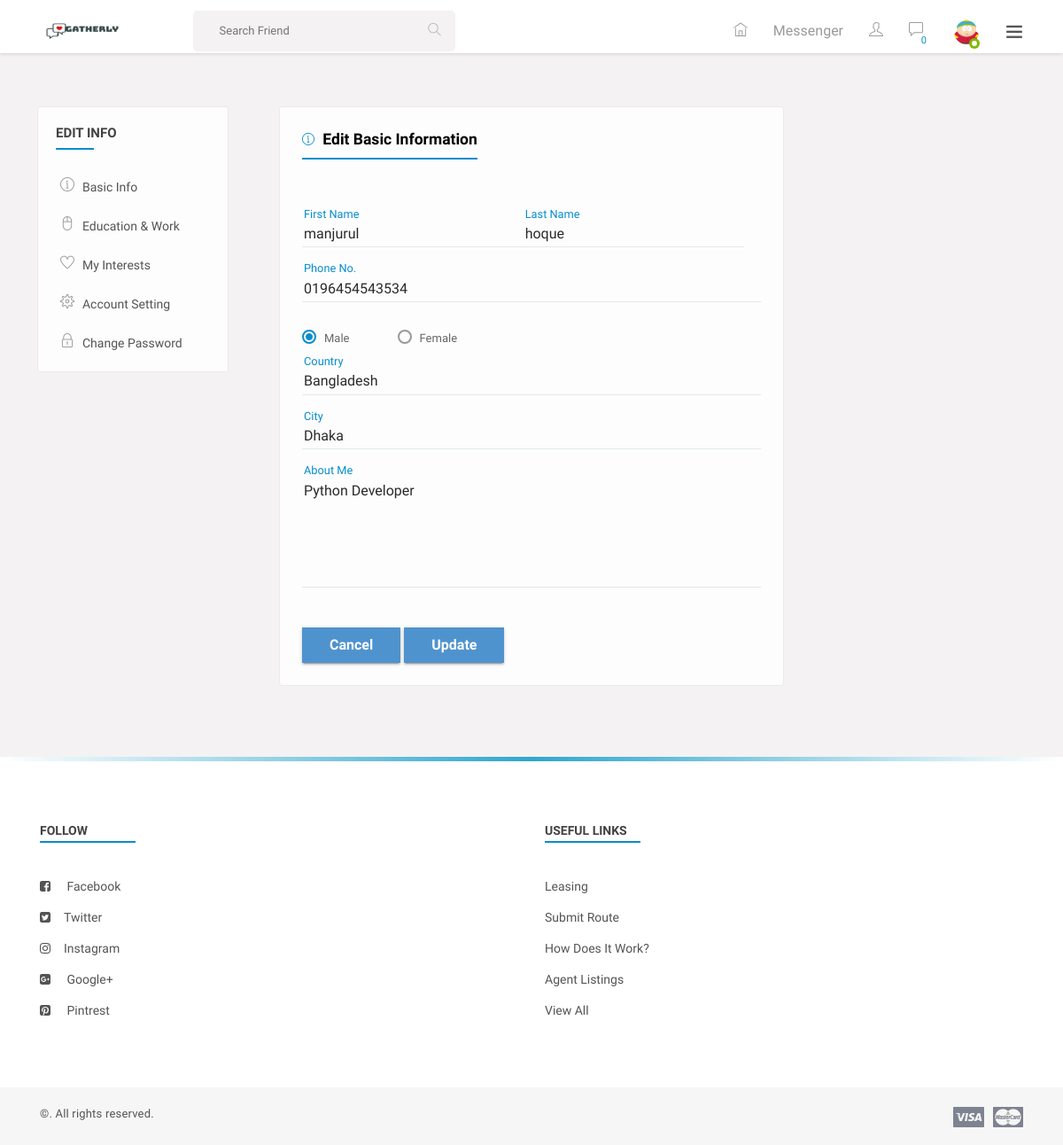
The page /timeline/edit-profile (signed in) on the database its author committed.
### accounts/models.py (models this page shows, shortened)
class User(AbstractUser):
    username = models.CharField(
        'username',
        max_length=50,
        unique=True,
        help_text='Required. 50 characters or fewer. Letters, digits and @/./+/-/_ only.',
        error_messages={
            'unique': "A user with that username already exists.",
        },
    )
    email = models.EmailField(unique=True, blank=False,
                              error_messages={
                                  'unique': "A user with that email already exists.",
                              })
    gender = models.CharField(max_length=20)
    status = models.BooleanField(default=False)
    about = models.TextField(blank=True)
    USERNAME_FIELD = "email"
    REQUIRED_FIELDS = ["username", "gender"]

### userprofile/models.py (models this page shows)
class Profile(models.Model):
    user = models.OneToOneField(User, on_delete=models.DO_NOTHING, related_name='profile')
    profile_image = models.ImageField(upload_to='avatars', default='avatars/guest.png')
    cover_image = models.ImageField(upload_to='avatars', default='avatars/cover.png')
    phone = models.CharField(max_length=20, blank=True)
    city = models.CharField(max_length=20, blank=True)
    country = models.CharField(max_length=20, blank=True)

### userprofile/views.py (the view, shortened to what this page needs)
# urls.py: path('edit-profile', ProfileEditView.as_view(), name="edit-profile"),
class ProfileEditView(UpdateView):
    model = Profile
    template_name = "profile/edit-my-profile.html"
    context_object_name = "profile"
    object = None
    fields = "__all__"
    def get_object(self, queryset=None):
        return self.request.user.profile

### templates/profile/edit-my-profile.html (shortened to what this page needs)
{% extends 'base.html' %}
{% block content %}
    <section>
        <div class="gap gray-bg">
            <div class="container-fluid">
                <div class="row">
                    <div class="col-lg-12">
                        <div class="row" id="page-contents">
                            <div class="col-lg-3">
                                <aside class="sidebar static">
                                    <div class="widget stick-widget">
                                        <h4 class="widget-title">Edit info</h4>
                                        <ul class="naves">
                                            <li>
                                                <i class="ti-info-alt"></i>
                                                <a href="edit-profile-basic.html" title="">Basic info</a>
                                            </li>
                                            <li>
                                                <i class="ti-mouse-alt"></i>
                                                <a href="edit-work-eductation.html" title="">Education & Work</a>
                                            </li>
                                            <li>
                                                <i class="ti-heart"></i>
                                                <a href="edit-interest.html" title="">My interests</a>
                                            </li>
                                            <li>
                                                <i class="ti-settings"></i>
                                                <a href="edit-account-setting.html" title="">account setting</a>
                                            </li>
                                            <li>
                                                <i class="ti-lock"></i>
                                                <a href="edit-password.html" title="">change password</a>
                                            </li>
                                        </ul>
                                    </div>
                                </aside>
                            </div>
                            <div class="col-lg-6">
                                <div class="central-meta">
                                    <div class="editing-info">
                                        <h5 class="f-title"><i class="ti-info-alt"></i> Edit Basic Information</h5>
                                        <form method="post" action="">
                                            <div class="form-group half">
                                                <input type="text" id="input" name="first_name" required="required" value="{{ request.user.first_name }}"/>
                                                <label class="control-label" for="input">First Name</label><i class="mtrl-select"></i>
                                            </div>
                                            <div class="form-group half">
                                                <input type="text" name="last_name" required="required" value="{{ request.user.last_name }}"/>
                                                <label class="control-label" for="input">Last Name</label><i class="mtrl-select"></i>
                                            </div>
                                            <div class="form-group">
                                                <input type="text" name="phone" required="required" value="{{ profile.phone }}"/>
                                                <label class="control-label" for="input">Phone No.</label><i class="mtrl-select"></i>
                                            </div>
                                            <div class="form-radio">
                                                <div class="radio">
                                                    <label>
                                                        <input type="radio" {% if request.user.gender == "male" %} checked="checked" {% endif %} name="gender" value="male">Male
                                                    </label>
                                                </div>
                                                <div class="radio">
                                                    <label>
                                                        <input type="radio" {% if request.user.gender == "female" %} checked="checked" {% endif %} name="gender" value="female">Female
                                                    </label>
                                                </div>
                                            </div>
                                            <div class="form-group">
                                                <input type="text" name="country" required="required" value="{{ profile.country }}"/>
                                                <label class="control-label" for="input">Country</label><i class="mtrl-select"></i>
                                            </div>
                                            <div class="form-group">
                                                <input type="text" name="city" required="required" value="{{ profile.city }}"/>
                                                <label class="control-label" for="input">City</label><i class="mtrl-select"></i>
                                            </div>
                                            <div class="form-group">
                                                <textarea rows="4" id="textarea" required="required" name="about">{{ request.user.about }}</textarea>
                                                <label class="control-label" for="textarea">About Me</label><i class="mtrl-select"></i>
                                            </div>
                                            <div class="submit-btns">
                                                <button type="button" class="mtr-btn"><span>Cancel</span></button>
                                                <button type="submit" class="mtr-btn"><span>Update</span></button>
                                            </div>
                                        </form>
                                    </div>
                                </div>
                            </div>
                            <div class="col-lg-3">
                                <aside class="sidebar static">
                                </aside>
                            </div>
                        </div>
                    </div>
                </div>
            </div>
        </div>
    </section>
{% endblock %}

### templates/base.html (shortened to what this page needs)
{% load static %}
<!DOCTYPE html>
<html lang="en">
<head>
    {% include 'includes/stylesheets.html' %}
</head>
<body>
<div class="theme-layout">
    <div class="topbar stick">
        <div class="logo">
            <a title="" href="/"><img src="{% static 'images/logo.png' %}" alt="" style="height: 70px; width: 90px"></a>
        </div>
        <div class="top-area">
            <div class="top-search">
                <form method="post" class="">
                    <input type="text" placeholder="Search Friend">
                    <button data-ripple><i class="ti-search"></i></button>
                </form>
            </div>
            <ul class="setting-area">
                <li><a href="{% url 'core:home' %}" title="Home" data-ripple=""><i class="ti-home"></i></a></li>
                <li><a href="{% url 'communications:all-messages' %}" class="link">Messenger</a></li>
                <li>
                    <a href="#" title="Notification" data-ripple="">
                        <i class="ti-user"></i>
                    </a>
                </li>
                <li>
                    <a href="#" title="Messages" data-ripple=""><i class="ti-comment"></i><span id="total-like-comment-notifications">0</span></a>
                </li>
            </ul>
            <div class="user-img">
                <img src="{{ request.user.profile.profile_image.url }}" alt="" style="height: 40px; width: 40px;">
                <span class="status f-online"></span>
            </div>
            <span class="ti-menu main-menu" data-ripple=""></span>
        </div>
    </div>
    {% block content %}{% endblock %}
    <footer>
        <div class="container">
            <div class="row">
                <div class="col-lg-6 col-md-4">
                    <div class="widget">
                        <div class="widget-title"><h4>follow</h4></div>
                        <ul class="list-style">
                            <li><i class="fa fa-facebook-square"></i> <a href="https://web.facebook.com/shopcircut/" title="">facebook</a></li>
                            <li><i class="fa fa-twitter-square"></i><a href="https://twitter.com/login?lang=en" title="">twitter</a></li>
                            <li><i class="fa fa-instagram"></i><a href="https://www.instagram.com/?hl=en" title="">instagram</a></li>
                            <li><i class="fa fa-google-plus-square"></i> <a href="https://plus.google.com/discover" title="">Google+</a></li>
                            <li><i class="fa fa-pinterest-square"></i> <a href="https://www.pinterest.com/" title="">Pintrest</a></li>
                        </ul>
                    </div>
                </div>
                <div class="col-lg-6 col-md-4">
                    <div class="widget">
                        <div class="widget-title"><h4>useful links</h4></div>
                        <ul class="list-style">
                            <li><a href="#" title="">leasing</a></li>
                            <li><a href="#" title="">submit route</a></li>
                            <li><a href="#" title="">how does it work?</a></li>
                            <li><a href="#" title="">agent listings</a></li>
                            <li><a href="#" title="">view All</a></li>
                        </ul>
                    </div>
                </div>
            </div>
        </div>
    </footer>
    <div class="bottombar">
        <div class="container">
            <div class="row">
                <div class="col-md-12">
                    <span class="copyright">©. All rights reserved.</span>
                    <i><img src="images/credit-cards.png" alt=""></i>
                </div>
            </div>
        </div>
    </div>
</div>
</body>
</html>

### static/css/color.css (style rules this page uses)
.product-carousel .owl-nav .owl-prev::before, .product-carousel .owl-nav .owl-next::before, .product-caro .owl-prev:hover:before, .product-caro .owl-next:hover:before, .log-reg-area form .forgot-pwd, .log-reg-area form .already-have, .log-reg-area > p a, .top-area > ul > li > a > span, .timeline-info > ul li a.active, .timeline-info > ul li a:hover, .dropdowns > a.more-mesg, .activity-meta > h6 a, .activity-meta > span a:hover, .friend-name > ins, .description > p a, .we-reply, .sidebar .widget li:hover > a, .sidebar .widget li:hover > i, .friend-meta > a, .user-setting > a:hover, .we-comet li a.showmore, .twiter-feed > li p a, .tutor-links > li i, .tutor-links > li:hover, .pepl-info > span, .page-meta > a, .frnds .nav-tabs .nav-item a.active, .f-title i, #work > div a, .basics > li i, .education > li i, .groups > span i, a.forgot-pwd, .friend-meta > h4 a:hover, .x_title > h2, .post-meta .detail > span, .add-btn > a:hover, .top-area > ul.main-menu > li > ul li a:hover, .dropdowns.active > a i, .user-setting > a i, .form-group input.form-file ~ .control-label, .form-group input.has-value ~ .control-label, .form-group input:focus ~ .control-label, .form-group input:valid ~ .control-label, .form-group select ~ .control-label, .form-group textarea.form-file ~ .control-label, .form-group textarea.has-value ~ .control-label, .form-group textarea:focus ~ .control-label, .form-group textarea:valid ~ .control-label, .flaged > h3, .invition .friend-meta a.invite:hover, .more-optns > ul li:hover, .post-title > h4 a:hover, .post-title .p-date a:hover, .l-post .l-post-meta > h4 a:hover, .read:hover, blockquote, .tags > a:hover, .comment-titles > span, .help-list > ul li a:hover i, .carrer-title > h2 > span, .carrer-title > span a, .open-position > h4 a:hover, .option-set.icon-style > li > a.selected, .category-box > i, .getquot-baner > a, .branches-box > ul li i, .help-topic-result > h2 a:hover, .product-name > h5 a:hover, .full-postmeta .shopnow, .prices.style2 ins span, .single-btn > li > a.active, .total-box > ul > li.final-total, .logout-meta > p a, .forum-list table tbody tr td i, .forum-list table tbody tr td a, .widget ul.recent-topics > li > i, .date-n-reply > a, .topic-data > span, .help-list > ul li a:hover, .employer-info h2, .job-detail > ul li i, .company-intro > a { color: #088dcd; }
#nprogress .bar, .timeline-info > ul li a::before, .add-btn > a, .activitiez > li::before, form button, .colla-apps > li a:hover, a.underline:before, .setting-row input:checked + label, .user-avatar:hover .edit-phto, .error-meta > a, .color-bg, .add-butn, .nav.nav-tabs.likes-btn > li a.active, a.dislike-btn, .drop > a:hover, .btn-view.btn-load-more:hover, .accordion .card h5 button[aria-expanded="true"], .chat-head, .f-page > figure em, .inbox-panel-head > ul > li > a, .nav-tabs--left .nav-link.active, .nav-tabs--left .nav-link.active:hover, footer .widget-title h4::before, #topcontrol, .sidebar .widget-title::before, .f-title::before, .g-post-classic > figure > i::after, .purify > a, .help-list > a:hover, .open-position::before, .info > a, .category-box:hover, .category-box.selected, a.main-btn, .section-heading::before, .getquot-baner, .more-branches > h4::before, .is-helpful > a, .cart-optionz > li > a:hover, .paginationz > li a:hover, .paginationz > li a.active, .shopping-cart, a.btn2:hover, .form-submit > input[type="submit"], button.submit-checkout, .delete-cart:hover, .proceed .button, .amount-area .update-cart, a.addnewforum, .apply-bttons > a { background: #088dcd; }

### static/css/responsive.css (style rules this page uses)
@media screen and (max-width: 1281px) and (min-width: 1024px) { footer .widget-title h4 { font-size: 14px; } }
@media screen and (max-width: 1281px) and (min-width: 1024px) { .sidebar .widget li > a { font-size: 14px; } }

### rows shown on the page
User: user.profile.profile_image (picture), first_name "manjurul", last_name "hoque", gender "☑ Male", gender "☐ Female", about "Python Developer"
Profile: phone "0196454543534", country "Bangladesh", city "Dhaka"
